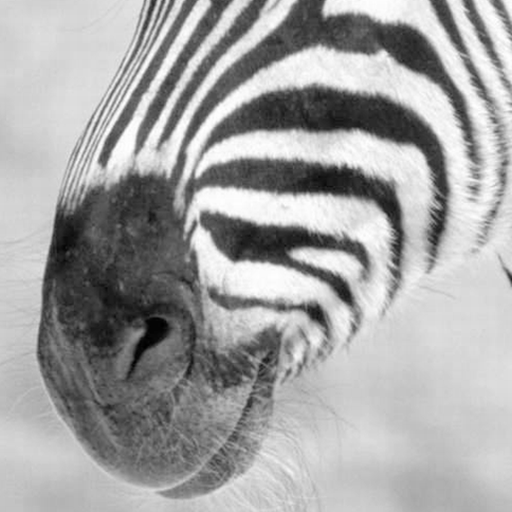
%> input picture 2-assignment/imgs/zebra.png, 512 x 512 px
$ octave assignment23.m   (GNU Octave 9; MATLAB toolbox functions it lacks are replaced by stand-ins)
%> lines starting %> are read from the running program, lines starting %| are printed output that depends on the picture
### 2-assignment/gaussianDer.m
function [ imOut, Gd ] = gaussianDer (im_path , G, sigma )
%> called with im_path = 'imgs/zebra.png', sigma = 0.3

kernel_length = length(G);
siz = (kernel_length-1) / 2;
x = -siz:siz;

Gd = - (x.* G) / (sigma^2);

% Load image
im = im2double(imread(im_path));
[~, ~, size_c] = size(im);
%> size_c = 3


% Apply 2D kernel to image
imOut = zeros(size(im));
for i=1:size_c;
    imOut(:,:,i) = conv2(im(:,:,i), Gd, 'same');
end
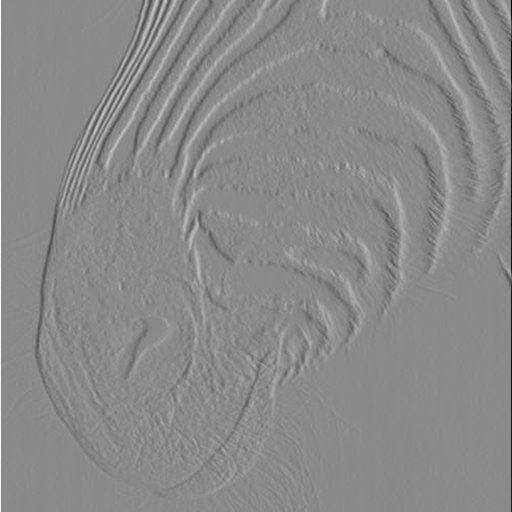
%> imOut: size 512x512x3 double; mean R, G, B 2.11e-06, 2.11e-06, 2.11e-06; drawn with min black and max white

end

### 2-assignment/gaussian.m
function G = gaussian( sigma, kernel_length )
%GAUSSIAN Implements a 1D Gaussian filter

if mod(kernel_length, 2) == 0
    error('kernel_length should be an odd number')
end

siz = (kernel_length-1) / 2;

x = -siz:siz;
G = (1 / (sigma * sqrt(2*pi)) * exp(-(x.*x) / (2 * sigma^2)));

% [5 lines of commented-out code are left out]

end

### 2-assignment/assignment23.m
% Main assignment 2.2 script

im_path = 'imgs/zebra.png';

kernel_length = 11;
sigmas = [.3 .4 .5:.5:3];
figure
Gds = zeros(length(sigmas), kernel_length);
for i=1:length(sigmas);
    sigma = sigmas(i);
    % Get gaussian 1D kernel
    G = gaussian(sigma, kernel_length);
    % Get derivative of kernel and filter image
    [imout, Gd] = gaussianDer(im_path, G, sigma);
%> Gd = [3.55e-59 1.47e-37 8.55e-21 6.6e-09 0.0571 0 -0.0571 -6.6e-09 -8.55e-21 -1.47e-37 -3.55e-59]
    Gds(i, :) = Gd;

    s_str = num2str(sigma);
    % Show filtered image
    subplot(2, 4, i);
    imshow(imout, []);
    title(['Filtered _{\sigma=', s_str, '}']);
end

figure
for i=1:length(sigmas);
    sigma = sigmas(i);
    s_str = num2str(sigma);
    % Plot kernel derivative
    subplot(2, 4, i);
    sx = (5 * sigma);
    y = Gds(i,:);
    x = -sx:(sx/5):sx;
    plot(x, y);
    title(['Kernel derivative _{\sigma=', s_str, '}']);
end
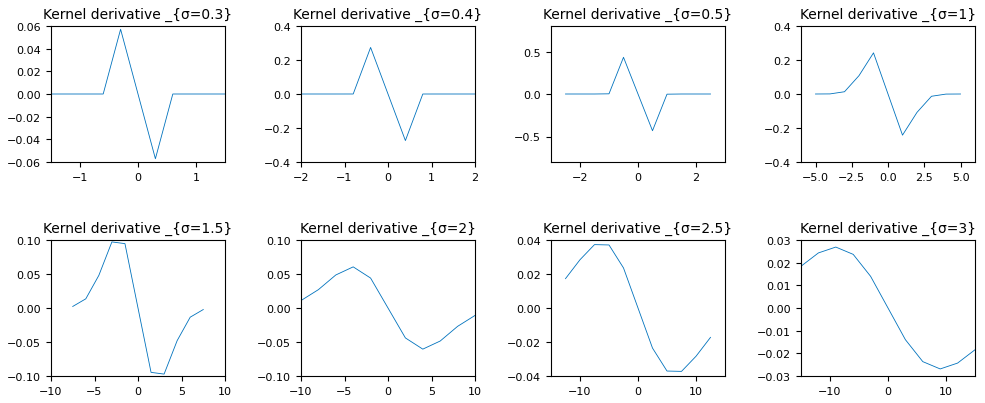
%> figure redrawn from the program's plot data, 8 panels; panel 1: curve peaks at x = -0.3, y = 0.0571; panel 2: curve peaks at x = -0.4, y = 0.274; panel 3: curve peaks at x = -0.5, y = 0.432; panel 4: curve peaks at x = -1, y = 0.242
